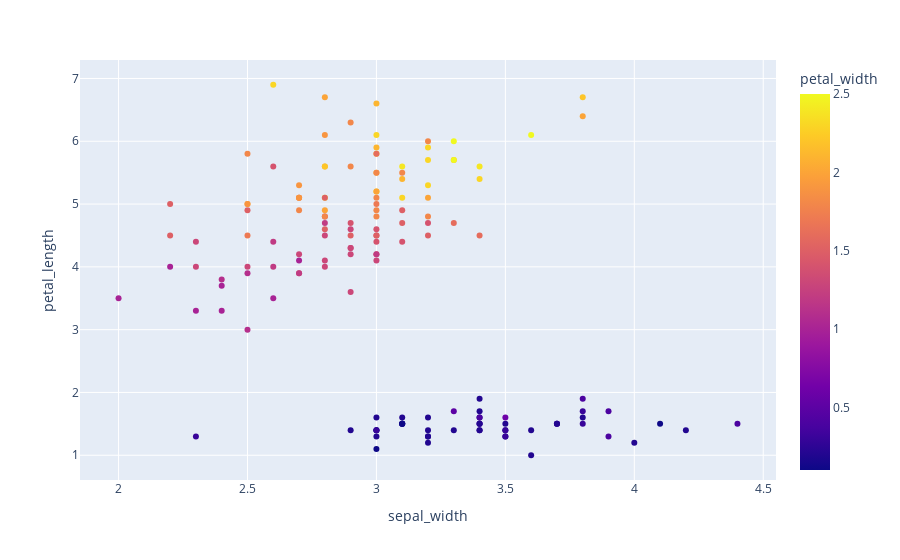

This figure's notebook cell:
### Code cell
px.scatter(iris, x = 'sepal_width', y = 'petal_length', color = 'petal_width' )

### Figure 1 — Plotly figure (JSON) as saved in the notebook; plotly's stock layout.template omitted (floating-point values rounded to 4 significant figures; data arrays with more than 128 entries replaced by an {"elided": "..."} marker saying what was removed)
{"data": [{"hoverlabel": {"namelength": 0}, "hovertemplate": "sepal_width=%{x}<br>petal_length=%{y}<br>petal_width=%{marker.color}", "legendgroup": "", "marker": {"color": {"elided": "150 float values"}, "coloraxis": "coloraxis", "symbol": "circle"}, "mode": "markers", "name": "", "showlegend": false, "type": "scatter", "x": {"elided": "150 float values"}, "xaxis": "x", "y": {"elided": "150 float values"}, "yaxis": "y"}], "layout": {"coloraxis": {"colorbar": {"title": {"text": "petal_width"}}, "colorscale": [[0, "#0d0887"], [0.1111, "#46039f"], [0.2222, "#7201a8"], [0.3333, "#9c179e"], [0.4444, "#bd3786"], [0.5556, "#d8576b"], [0.6667, "#ed7953"], [0.7778, "#fb9f3a"], [0.8889, "#fdca26"], [1, "#f0f921"]]}, "legend": {"tracegroupgap": 0}, "margin": {"t": 60}, "xaxis": {"anchor": "y", "domain": [0, 1], "title": {"text": "sepal_width"}}, "yaxis": {"anchor": "x", "domain": [0, 1], "title": {"text": "petal_length"}}}}
